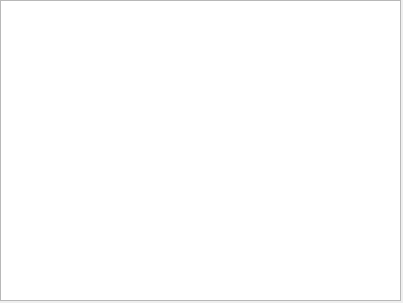
<?xml version="1.0" encoding="UTF-8"?>
<ui version="4.0">
 <class>file_dialog</class>
 <widget class="QDialog" name="file_dialog">
  <property name="geometry">
   <rect>
    <x>0</x>
    <y>0</y>
    <width>403</width>
    <height>303</height>
   </rect>
  </property>
  <property name="windowTitle">
   <string>Dialog</string>
  </property>
  <widget class="QPlainTextEdit" name="plainTextEdit">
   <property name="geometry">
    <rect>
     <x>0</x>
     <y>0</y>
     <width>401</width>
     <height>301</height>
    </rect>
   </property>
  </widget>
 </widget>
 <resources/>
 <connections/>
</ui>
